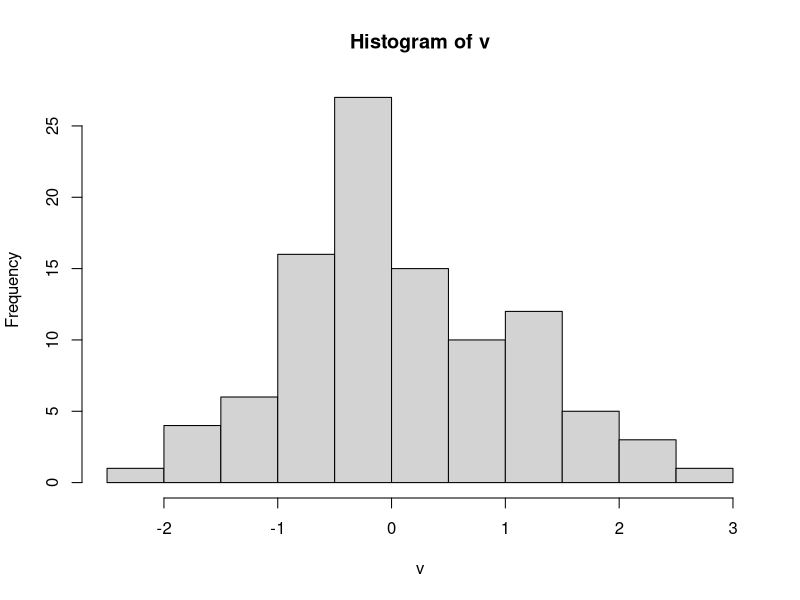

This figure's R source:
## ---- chunk 1
## insert your brilliant code here

v <- rnorm(100)
hist(v)

